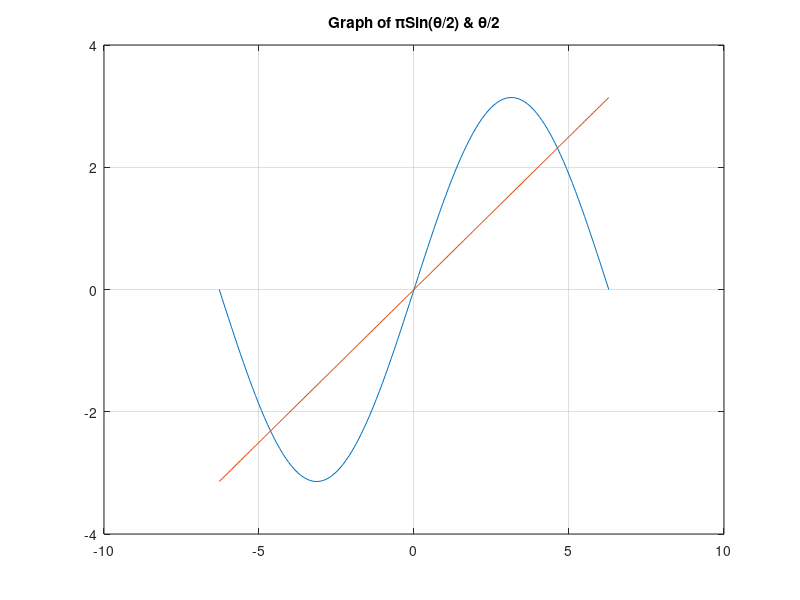
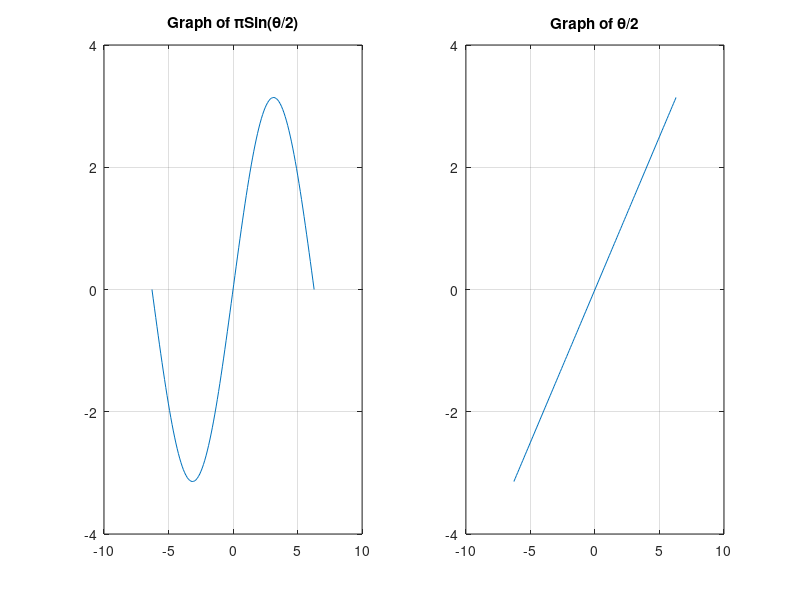

Write MATLAB code to recreate these figures, in order. (Note: this script raises an error after producing the figures.)
%Roshan Jaiswal-Ferri
%Section - 03
%Aero 300 Lab 1 - Review of the MATLAB Environment: 4/5/24

%%

close all;      %Clears all
clear all;      %Clears Workspace
clc;            %Clears Command Window

%% PART 1: Plotting
o = -2*pi; %Setting bounds to variables
p = 2*pi;


theta = linspace(o,p,130); %Creating vector with proper bounds and stepping

y = pi*sin(theta/2); %Given Function

g = theta/2; %Other given function

figure; %Creating a figure with overlayed functions
plot(theta, y)
hold on
plot(theta, g)
grid on;
title('Graph of πSin(θ/2) & θ/2')

figure; %Creating a figure where both functions recieve their own subplot
subplot(1,2,1)
plot(theta, y)
hold on
title('Graph of πSin(θ/2)')
grid on;
subplot(1,2,2)
plot(theta, g)
grid on;
title('Graph of θ/2')

%% PART 2: Creating Vectors

y=1;
x = linspace(0,10,100000); %Creating a vector from 1 to 10 with 100000 steps
r1 = zeros(1,100000); %Creating an r1 zero vector
r2 = zeros(1,100000); %Creating an r2 zero vector

tic %Start stopwatch
for i = 1:100000 %looping 100000 times and substituting each value in from their corresponding vector positions
    u = x(1,i);
    r1(1,i) = 3*(u^3)-(u^2)-1;
end

g = toc; %End timer
%disp(['R1: ', num2str(r1(1,1:9))]); %idk if we were supposed to print the 100000 long vectors but here they are
disp(['Time to Calculate R1 using for loop: ', num2str(g)])

tic %Start new timer
r2 = 3*x.^3-x.^2-1; %the period tells matlab that it is working with a matrix
v = toc; %End timer
%disp(['R2: ', num2str(r2)]);
disp(['Time to Calculate R2 not using for loop: ', num2str(v)])

%There are fewer lines of code for matlab to process when you are not using
%the for loop, which means the process is better optimized for matlab and
%will run faster than a for loop which has more lines of code to process

%% PART 3: Average of a List

x = rand(1,500); %Creating 500 unit long vector with random numbers

l = length(x); %taking length of vector

[avgx] = avg(x,l); %calling function and inputing vector and vector length to calculate avg value

disp(['Using my avg function: ',num2str(avgx)])

disp(['Using matlabs mean function: ',num2str(mean(x))])

%% PART 4: Calculating Pi

k = 0; %Assigning iteration to k
Pisum = 0; %Creating Pisum
a = zeros(1,20); %creating a vector of zeros to more efficiently store the first 20 calculations
e = zeros(1,10000); %creating a 10000 unit long vector to store percent error
m = linspace(1,20,20); %Creating a 20 unit long vector with steps of 1 for subplot axis

while abs(pi-(4*Pisum)) > 1e-4
    k = k + 1;
    temp = 0; 
    temp = ((-1)^(k+1))/(2*k-1); %calculating
    Pisum = Pisum + temp; %adding k value to total sum
    e(1,k) = abs((((Pisum*4)-pi)/(pi))*100); %Calculating Percent error
    if k <= 20 %Stores the first 20 calculations in vector a
        a(1,k) = Pisum*4;
    end

end
Pisum = 4*Pisum;

l = linspace(1,k,k); %Creating a vector with length k (iterations) for scale on plot

disp(['Estimated Value of Pi in ', num2str(k), ' iterations: ', num2str(Pisum)])

figure;
subplot(1,2,1) %Creating sub plots with gridlines
plot(m, a)
hold on
title('π Estimation vs Iteration')
xlabel('Iteration #')
ylabel('π Estimate')
grid on;
subplot(1,2,2)
semilogx(l,e) %Log scale on x axis
grid on;
title('Percent Error vs Iteration')
xlabel('Iteration # (Log)')
ylabel('Percent Error')
